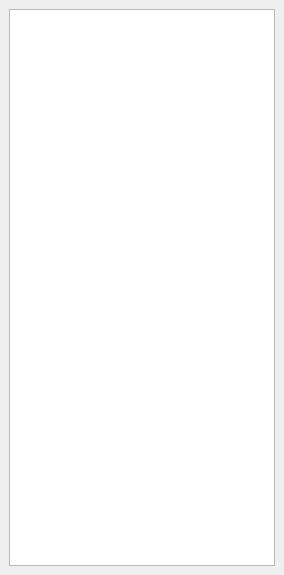
<?xml version="1.0" encoding="UTF-8"?>
<ui version="4.0">
 <class>EditorInspectorDock</class>
 <widget class="QDockWidget" name="EditorInspectorDock">
  <property name="geometry">
   <rect>
    <x>0</x>
    <y>0</y>
    <width>284</width>
    <height>575</height>
   </rect>
  </property>
  <property name="windowTitle">
   <string>Editor Inspector</string>
  </property>
  <widget class="QWidget" name="dockWidgetContents">
   <layout class="QVBoxLayout" name="verticalLayout">
    <item>
     <widget class="QTreeWidget" name="treeWidget">
      <property name="editTriggers">
       <set>QAbstractItemView::NoEditTriggers</set>
      </property>
      <property name="showDropIndicator" stdset="0">
       <bool>false</bool>
      </property>
      <property name="alternatingRowColors">
       <bool>true</bool>
      </property>
      <property name="animated">
       <bool>true</bool>
      </property>
      <property name="headerHidden">
       <bool>true</bool>
      </property>
      <property name="columnCount">
       <number>2</number>
      </property>
      <attribute name="headerVisible">
       <bool>false</bool>
      </attribute>
      <column>
       <property name="text">
        <string notr="true">1</string>
       </property>
      </column>
      <column>
       <property name="text">
        <string notr="true">2</string>
       </property>
      </column>
     </widget>
    </item>
   </layout>
  </widget>
 </widget>
 <resources/>
 <connections/>
</ui>
